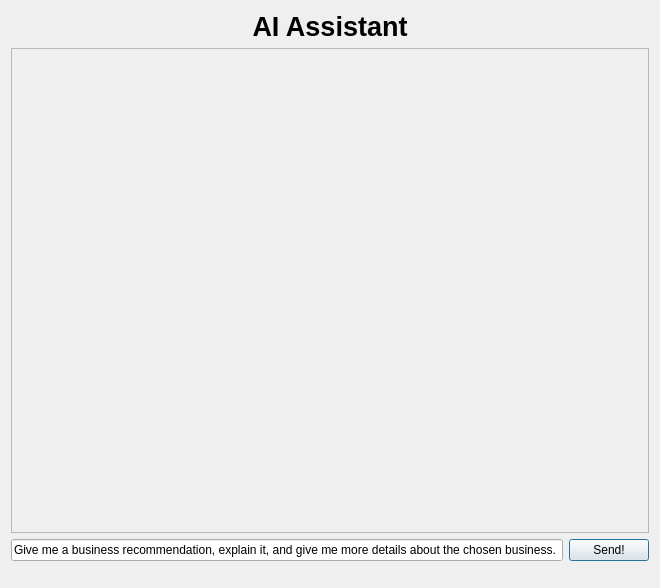
<?xml version="1.0" encoding="UTF-8"?>
<ui version="4.0">
 <class>Form</class>
 <widget class="QDialog" name="Form">
  <property name="geometry">
   <rect>
    <x>0</x>
    <y>0</y>
    <width>660</width>
    <height>588</height>
   </rect>
  </property>
  <property name="windowTitle">
   <string>Form</string>
  </property>
  <layout class="QVBoxLayout" name="verticalLayout_2">
   <item>
    <widget class="QLabel" name="title_label">
     <property name="font">
      <font>
       <pointsize>20</pointsize>
       <bold>true</bold>
      </font>
     </property>
     <property name="text">
      <string>AI Assistant</string>
     </property>
     <property name="alignment">
      <set>Qt::AlignmentFlag::AlignCenter</set>
     </property>
    </widget>
   </item>
   <item>
    <widget class="QScrollArea" name="scrollArea">
     <property name="widgetResizable">
      <bool>true</bool>
     </property>
     <widget class="QWidget" name="scrollAreaWidgetContents">
      <property name="geometry">
       <rect>
        <x>0</x>
        <y>0</y>
        <width>638</width>
        <height>472</height>
       </rect>
      </property>
      <layout class="QVBoxLayout" name="verticalLayout_3"/>
     </widget>
    </widget>
   </item>
   <item>
    <layout class="QHBoxLayout" name="horizontalLayout">
     <item>
      <widget class="QLineEdit" name="chat_input">
       <property name="inputMask">
        <string/>
       </property>
       <property name="text">
        <string>Give me a business recommendation, explain it, and give me more details about the chosen business.</string>
       </property>
       <property name="placeholderText">
        <string>Type your message here...</string>
       </property>
      </widget>
     </item>
     <item>
      <widget class="QPushButton" name="send_button">
       <property name="text">
        <string>Send!</string>
       </property>
      </widget>
     </item>
    </layout>
   </item>
   <item>
    <widget class="QLabel" name="warning_label">
     <property name="font">
      <font>
       <pointsize>7</pointsize>
      </font>
     </property>
     <property name="text">
      <string/>
     </property>
    </widget>
   </item>
  </layout>
 </widget>
 <resources/>
 <connections/>
</ui>
